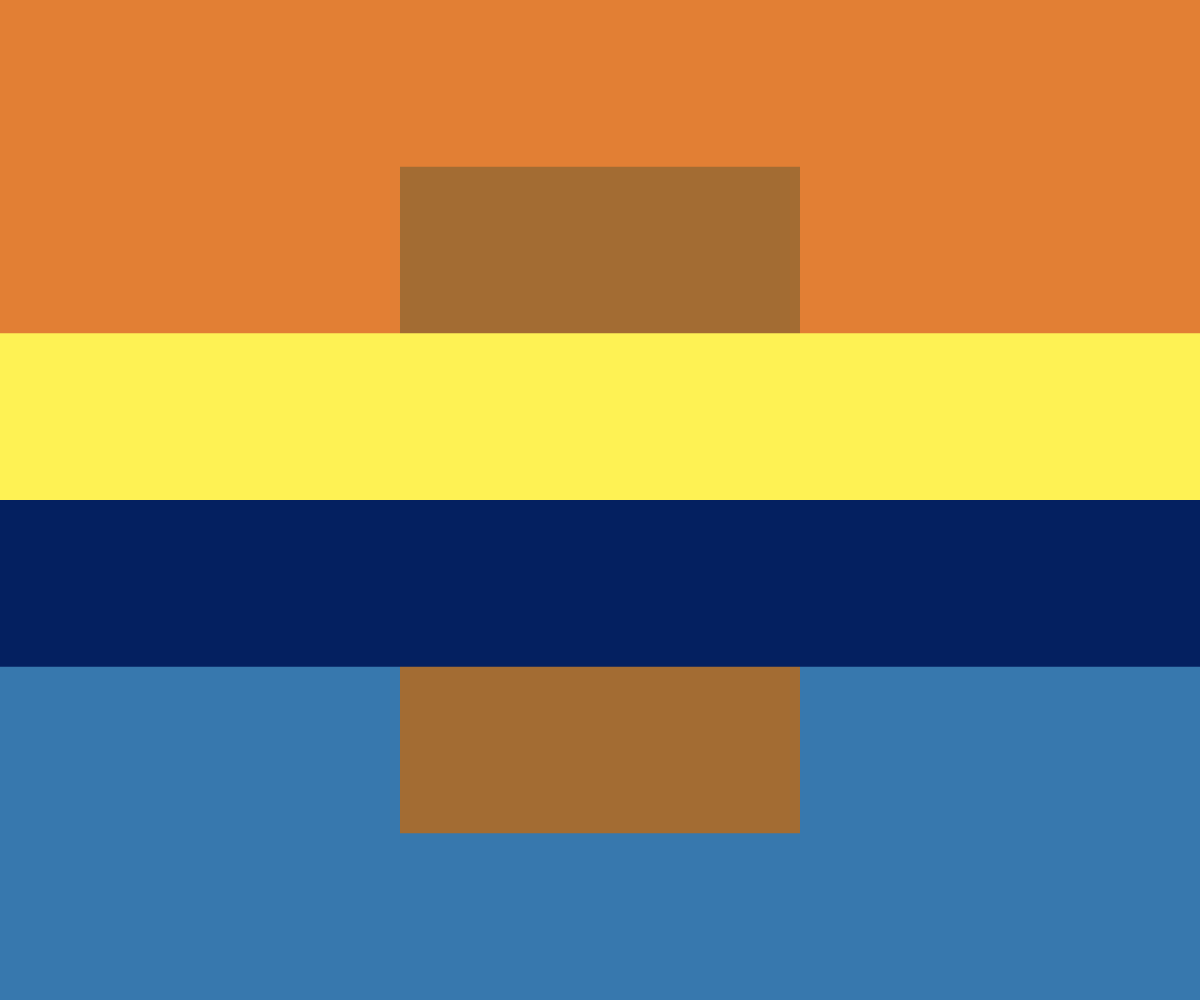
Frame 1 (no input)
Frame 60 (no input): identical to frame 1, image omitted
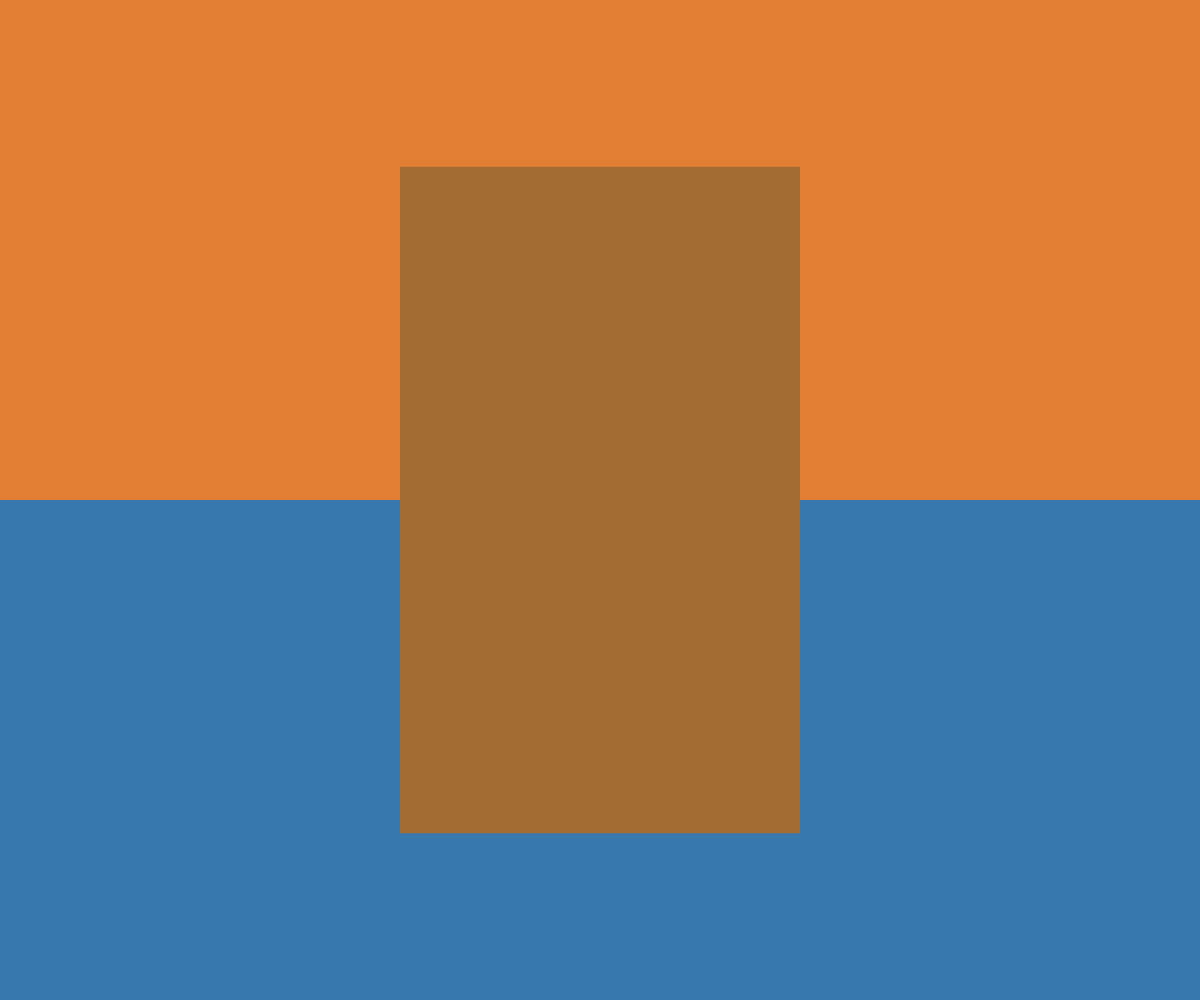
Frame 120 (the mouse pressed at the canvas centre since frame 60)

The p5.js sketch that drew these frames (run headless with seeded random() and noise() and a simulated clock; from frame 60 on, the mouse is pressed at the canvas centre):

// p5.js sketch
// ── sketch.js

let clrs = [
'#E27F34', //top 0
'#FEF254', //middle top 1
'#A36C33', //middle strip 2
'#042060', //middle bottom 3
'#3778AE' //bottom 4
]


function setup() {
  createCanvas(windowWidth, windowHeight);
  noStroke();
}

function draw() {
 background(220);
 canvasRect(clrs[4], height/2, height/2, false);
 canvasRect(clrs[0], height/2, 0, false);
 fill(clrs[2]); 
 rect(width * 1/3, height * 1/6, width * 1/3, height * 2/3); 
 canvasRect(clrs[1], height/6, height/3, true);
 canvasRect(clrs[3], height/6, height/2, true);


}

function canvasRect(clr, hgt, y_offset, clickable) {
	fill(clr);
	if((clickable == true) && (mouseIsPressed == false)){
		rect(0, y_offset, width, hgt);
	} 
	if(clickable == false){
		rect(0, y_offset, width, hgt);
	}
}
